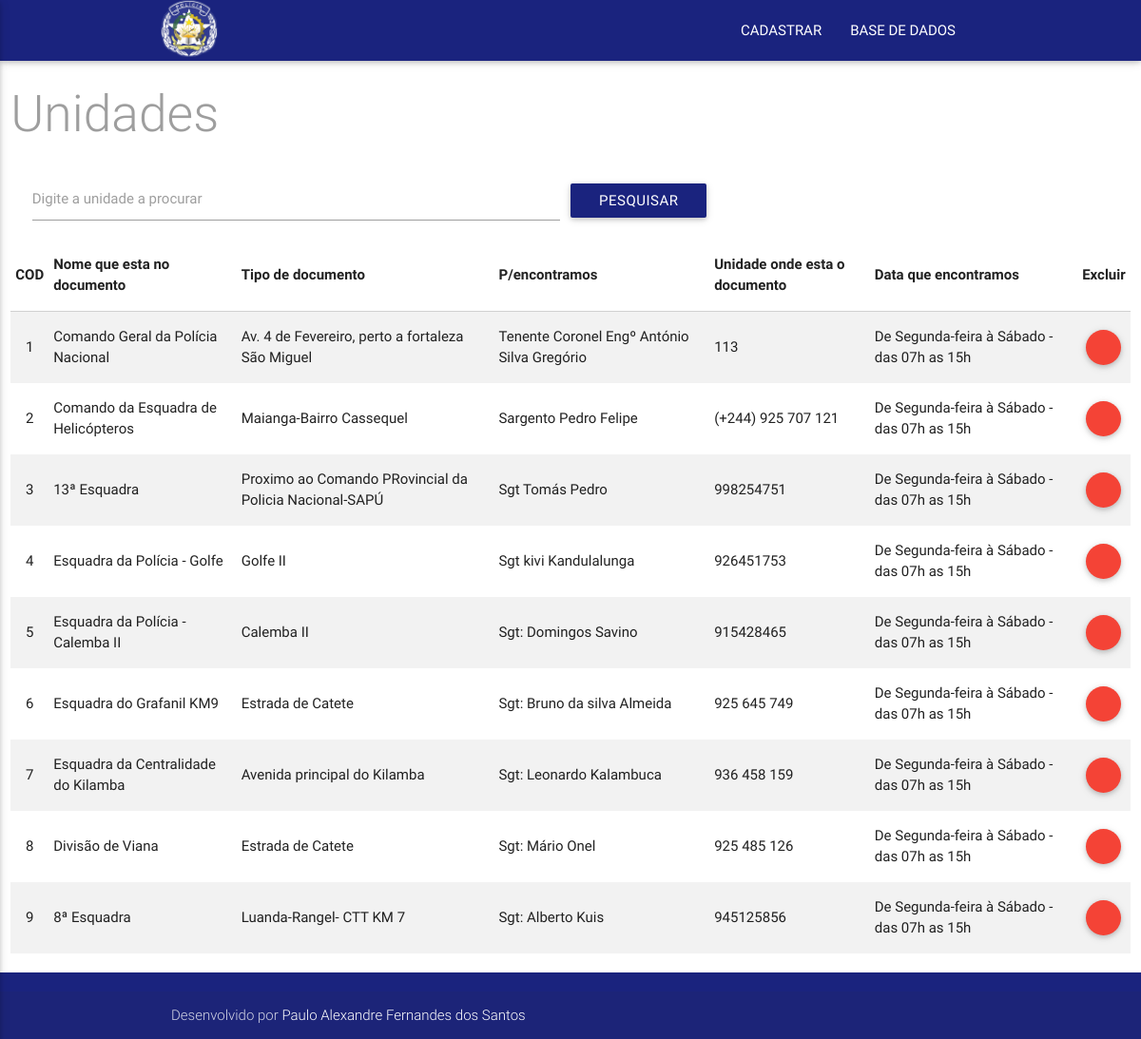
Page /central/BDcard.php on the committed database.
### tables this page shows
CREATE TABLE `unidades` (
  `id` int(11) NOT NULL,
  `unidade` varchar(255) NOT NULL,
  `localizacao` varchar(255) NOT NULL,
  `agente` varchar(255) NOT NULL,
  `endereco` varchar(255) NOT NULL,
  `horario` varchar(255) NOT NULL
);

### central/BDcard.php (the view, shortened to what this page needs)
<!DOCTYPE html>
<html lang="pt-pt">
  <head>
    <link href="css/materialize.css" type="text/css" rel="stylesheet" media="screen,projection"/>
    <link href="css/style.css" type="text/css" rel="stylesheet" media="screen,projection"/>
  </head>
  <body>
    <div class="navbar-fixed">
      <nav class=" indigo darken-4" role="navigation">
        <div class="nav-wrapper container"><a id="logo-container" href="" class="brand-logo" ><img src="logo.png" width="60" height="60" class="row hide-on-small-only"></a>
          <ul class="right hide-on-med-and-down">
   			 <li><a href="pub.php" class="">CADASTRAR</a></li>
            <li><a href="" class="">BASE DE DADOS</a></li>
          </ul>
        </div>
      </nav>
    </div>
       <div class="row ">
            <div class="col s12">
         <label ><h2 class="light">Unidades</h2></label>
      <form name="search_form" method="POST" action="" class="col s12" id="form-pesquisa">
          <div class="input-field col s6">
            <input type="text" name="pesquisa"  class="validate" id="pesquisa">
            <label for="last_name">Digite a unidade a procurar</label>
          </div>
          <br>
          <button class="btn indigo darken-4 waves-effect waves-light" type="submit" name="busca">Pesquisar</button>
      </form><br>
      <?php
        include_once("conexao.php");
        if (isset($_POST['busca'])):
          if (!empty($_POST['pesquisa'])):
            echo '
              <table class="striped ">
              <thead >
                <tr>
                  <th data-field="id">COD</th>
                  <th data-field="nome">Nome que esta no documento</th>
                  <th data-field="tipo">Tipo de documento </th>
                  <th data-field="provincia">P/encontramos</th>
                  <th data-field="unit">Unidade onde esta o documento</th>
                  <th data-field="data">Data que encontramos</th>
                  <th data-field="ex" class="center">Excluir</th>
                </tr>
              </thead><tbody>';
            $pesquisar = filter_input(INPUT_POST, 'pesquisa',FILTER_SANITIZE_STRING);
            $result_pesq = " SELECT * FROM unidades Where unidade LIKE '$pesquisar'";
            $resultado_pesq = mysqli_query($conn, $result_pesq);
            while ($row_pesq = mysqli_fetch_assoc($resultado_pesq)):
              ?>
                  <tr>
                    <td class="center"><?php echo $row_pesq["id"]; ?></td>
                    <td><?php echo $row_pesq["unidade"]; ?></td>
                    <td><?php echo $row_pesq["localizacao"]; ?></td>
                    <td><?php echo $row_pesq["agente"]; ?></td>
                    <td><?php echo $row_pesq["endereco"]; ?></td>
                    <td><?php echo $row_pesq["horario"]; ?></td>
                    <td class="center"><a href="#modalx<?php echo $row_pesq['id']; ?>" class="btn-floating red modal-trigger"></a></td>
                    <div id="modalx<?php echo $row_pesq['id']; ?>" class="modal ">
                      <div class="modal-content">
                        <h5 class="light text-black" >Tem a certeza que de seja apagar este documento?</h5>
                      </div>
                      <div class="modal-footer">
                        <a href="" class="btn grey darken-1">CANCELAR</a>
                        <form action="bddev.php" method="POST">
                          <input type="hidden" name="id" value="<?php echo $row_pesq['id']; ?>">
                          <button type="submit" name="btn_bd" class="btn green accent-4 light">SIM</button>
                        </form>
                      </div>
                    </div>
                </tr>
                <?php endwhile;
              else:
                echo '
         <table class="striped">
        <thead>
          <tr>
              <th data-field="id">COD</th>
              <th data-field="nome">Nome que esta no documento</th>
              <th data-field="tipo">Tipo de documento </th>
              <th data-field="provincia">P/encontramos</th>
              <th data-field="unit">Unidade onde esta o documento</th>
              <th data-field="data">Data que encontramos</th>
              <th data-field="ex" class="center">Excluir</th>
          </tr>
        </thead>
        <tbody>';
            include_once("conexao.php");
            $sqt = "SELECT * FROM unidades ORDER BY id ASC";
            $results = mysqli_query($conn, $sqt);
            if (mysqli_num_rows($results) > 0):
              while ($fila = mysqli_fetch_array($results)):
          ?>
             <tr>
                    <td class="center"><?php echo $fila["id"]; ?></td>
                    <td><?php echo $fila["unidade"]; ?></td>
                    <td><?php echo $fila["localizacao"]; ?></td>
                    <td><?php echo $fila["agente"]; ?></td>
                    <td><?php echo $fila["endereco"]; ?></td>
                    <td><?php echo $fila["horario"]; ?></td>
                    <td class="center"><a href="#modalx<?php echo $fila['id']; ?>" class="btn-floating red modal-trigger"></a></td>
                    <div id="modalx<?php echo $fila['id']; ?>" class="modal ">
                      <div class="modal-content">
                        <h5 class="light text-black" >Tem a certeza que de seja apagar este documento?</h5>
                      </div>
                      <div class="modal-footer">
                        <a href="" class="btn grey darken-1">CANCELAR</a>
                        <form action="bddev.php" method="POST">
                          <input type="hidden" name="id" value="<?php echo $fila['id']; ?>">
                          <button type="submit" name="btn_bd" class="btn green accent-4 light">SIM</button>
                        </form>
                      </div>
                    </div>
              </tr>
          <?php  endwhile;
            else:
              echo "<td>-</td>
                    <td>-</td>
                    <td>-</td>
                    <td>-</td>
                    <td>-</td>
                    <td>-</td>
                    <td>-</td>";
          endif; ?>
        <?php endif; ?>
        <?php
            else:
               echo '
         <table class="striped">
        <thead>
          <tr>
              <th data-field="id">COD</th>
              <th data-field="nome">Nome que esta no documento</th>
              <th data-field="tipo">Tipo de documento </th>
              <th data-field="provincia">P/encontramos</th>
              <th data-field="unit">Unidade onde esta o documento</th>
              <th data-field="data">Data que encontramos</th>
              <th data-field="ex" class="center">Excluir</th>
          </tr>
        </thead>
        <tbody>';
            include_once("conexao.php");
            $sqt = "SELECT * FROM unidades ORDER BY id ASC";
            $results = mysqli_query($conn, $sqt);
            if (mysqli_num_rows($results) > 0):
              while ($fila = mysqli_fetch_array($results)):
          ?>
             <tr>
                    <td class="center"><?php echo $fila["id"]; ?></td>
                    <td><?php echo $fila["unidade"]; ?></td>
                    <td><?php echo $fila["localizacao"]; ?></td>
                    <td><?php echo $fila["agente"]; ?></td>
                    <td><?php echo $fila["endereco"]; ?></td>
                    <td><?php echo $fila["horario"]; ?></td>
                    <td class="center"><a href="#modalx<?php echo $fila['id']; ?>" class="btn-floating red modal-trigger"></a></td>
              </tr>
          <?php  endwhile;
          endif; ?>
          <?php    endif; ?>
        </tbody>
      </table>
    </div></div>
    <footer class="page-footer   indigo darken-4">
      <div class="footer-copyright">
        <div class="container">
        Desenvolvido por <a class="white-text text-blue lighten-5" href="">Paulo Alexandre Fernandes dos Santos</a>
        </div>
      </div>
    </footer>
  </body>
</html>

### rows in the picture
unidades: id "1", unidade "Comando Geral da Polícia Nacional", localizacao "Av. 4 de Fevereiro, perto a fortaleza São Miguel", agente "Tenente Coronel Engº António Silva Gregório", endereco "113", horario "De Segunda-feira à Sábado - das 07h as 15h"
unidades: id "2", unidade "Comando da Esquadra de Helicópteros", localizacao "Maianga-Bairro Cassequel", agente "Sargento Pedro Felipe", endereco "(+244) 925 707 121", horario "De Segunda-feira à Sábado - das 07h as 15h"
unidades: id "3", unidade "13ª Esquadra", localizacao "Proximo ao Comando PRovincial da Policia Nacional-SAPÚ", agente "Sgt Tomás Pedro", endereco "998254751", horario "De Segunda-feira à Sábado - das 07h as 15h"
unidades: id "4", unidade "Esquadra da Polícia - Golfe", localizacao "Golfe II", agente "Sgt kivi Kandulalunga", endereco "926451753", horario "De Segunda-feira à Sábado - das 07h as 15h"
unidades: id "5", unidade "Esquadra da Polícia - Calemba II", localizacao "Calemba II", agente "Sgt: Domingos Savino", endereco "915428465", horario "De Segunda-feira à Sábado - das 07h as 15h"
unidades: id "6", unidade "Esquadra do Grafanil KM9", localizacao "Estrada de Catete", agente "Sgt: Bruno da silva Almeida", endereco "925 645 749", horario "De Segunda-feira à Sábado - das 07h as 15h"
unidades: id "7", unidade "Esquadra da Centralidade do Kilamba", localizacao "Avenida principal do Kilamba", agente "Sgt: Leonardo Kalambuca", endereco "936 458 159", horario "De Segunda-feira à Sábado - das 07h as 15h"
unidades: id "8", unidade "Divisão de Viana", localizacao "Estrada de Catete", agente "Sgt: Mário Onel", endereco "925 485 126", horario "De Segunda-feira à Sábado - das 07h as 15h"
unidades: id "9", unidade "8ª Esquadra", localizacao "Luanda-Rangel- CTT KM 7", agente "Sgt: Alberto Kuis", endereco "945125856", horario "De Segunda-feira à Sábado - das 07h as 15h"
